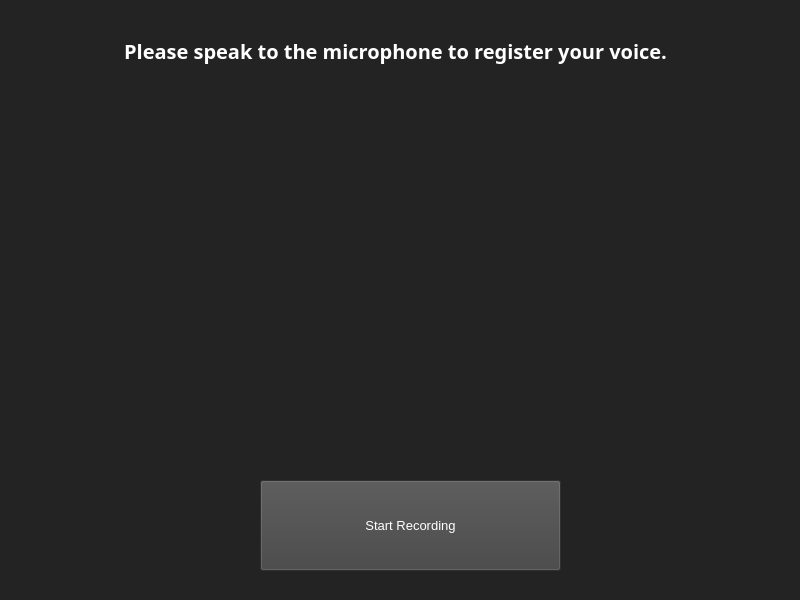
<?xml version="1.0" encoding="UTF-8"?>
<ui version="4.0">
 <class>voice_register_window</class>
 <widget class="QMainWindow" name="voice_register_window">
  <property name="geometry">
   <rect>
    <x>0</x>
    <y>0</y>
    <width>800</width>
    <height>600</height>
   </rect>
  </property>
  <property name="minimumSize">
   <size>
    <width>800</width>
    <height>600</height>
   </size>
  </property>
  <property name="maximumSize">
   <size>
    <width>800</width>
    <height>600</height>
   </size>
  </property>
  <property name="windowTitle">
   <string>Multimodal Authentication System - Voice</string>
  </property>
  <property name="windowIcon">
   <iconset>
    <normaloff>images/voice_wd.png</normaloff>images/voice_wd.png</iconset>
  </property>
  <property name="styleSheet">
   <string notr="true">background-color: rgb(35, 35, 35);
border-color: rgb(42, 42, 42);
color: rgb(255, 255, 255);</string>
  </property>
  <widget class="QWidget" name="centralwidget">
   <widget class="QLabel" name="label">
    <property name="geometry">
     <rect>
      <x>20</x>
      <y>20</y>
      <width>751</width>
      <height>61</height>
     </rect>
    </property>
    <property name="font">
     <font>
      <family>FontAwesome</family>
      <pointsize>15</pointsize>
      <weight>75</weight>
      <bold>true</bold>
     </font>
    </property>
    <property name="autoFillBackground">
     <bool>false</bool>
    </property>
    <property name="text">
     <string>Please speak to the microphone to register your voice.</string>
    </property>
    <property name="alignment">
     <set>Qt::AlignCenter</set>
    </property>
   </widget>
   <widget class="QPushButton" name="record_btn">
    <property name="geometry">
     <rect>
      <x>260</x>
      <y>480</y>
      <width>301</width>
      <height>91</height>
     </rect>
    </property>
    <property name="font">
     <font>
      <pointsize>10</pointsize>
     </font>
    </property>
    <property name="styleSheet">
     <string notr="true">background-color: rgb(66, 66, 66);
border-color: rgb(255, 255, 255);</string>
    </property>
    <property name="text">
     <string>Start Recording</string>
    </property>
    <property name="icon">
     <iconset>
      <normaloff>images/rec.png</normaloff>images/rec.png</iconset>
    </property>
    <property name="iconSize">
     <size>
      <width>40</width>
      <height>40</height>
     </size>
    </property>
   </widget>
   <widget class="QLabel" name="gif">
    <property name="geometry">
     <rect>
      <x>150</x>
      <y>100</y>
      <width>501</width>
      <height>371</height>
     </rect>
    </property>
    <property name="text">
     <string/>
    </property>
    <property name="pixmap">
     <pixmap>images/micro1.gif</pixmap>
    </property>
    <property name="alignment">
     <set>Qt::AlignCenter</set>
    </property>
   </widget>
  </widget>
  <widget class="QStatusBar" name="statusbar"/>
 </widget>
 <resources/>
 <connections/>
</ui>
